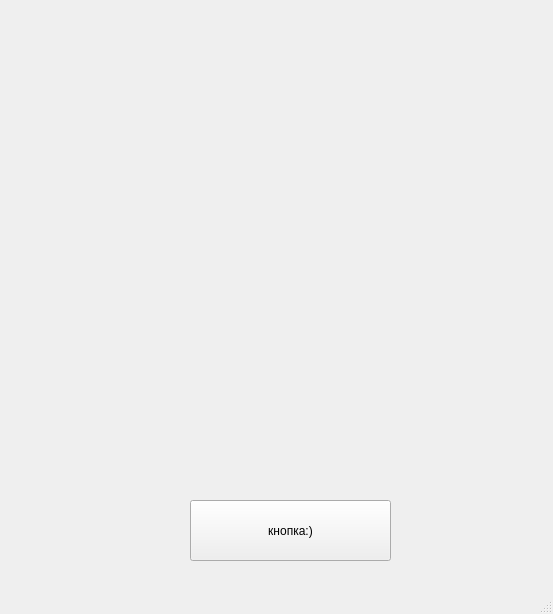
<?xml version="1.0" encoding="UTF-8"?>
<ui version="4.0">
 <class>MainWindow</class>
 <widget class="QMainWindow" name="MainWindow">
  <property name="geometry">
   <rect>
    <x>0</x>
    <y>0</y>
    <width>553</width>
    <height>614</height>
   </rect>
  </property>
  <property name="windowTitle">
   <string>MainWindow</string>
  </property>
  <widget class="QWidget" name="centralwidget">
   <widget class="QPushButton" name="pushButton">
    <property name="geometry">
     <rect>
      <x>190</x>
      <y>500</y>
      <width>201</width>
      <height>61</height>
     </rect>
    </property>
    <property name="text">
     <string>кнопка:)</string>
    </property>
   </widget>
  </widget>
  <widget class="QMenuBar" name="menubar">
   <property name="geometry">
    <rect>
     <x>0</x>
     <y>0</y>
     <width>553</width>
     <height>26</height>
    </rect>
   </property>
  </widget>
  <widget class="QStatusBar" name="statusbar"/>
 </widget>
 <resources/>
 <connections/>
</ui>
